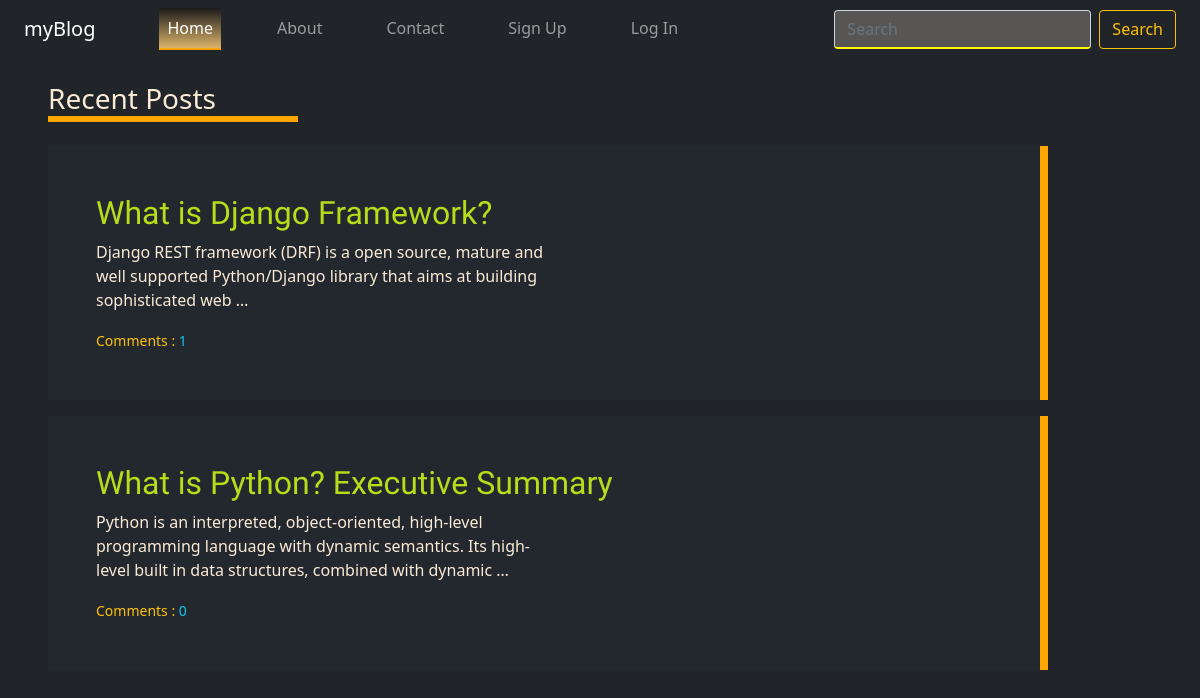
The page / on the database its author committed.
### blog/models.py (models this page shows)
class Post(models.Model):
    author = models.ForeignKey(User, on_delete=models.CASCADE)
    title = models.CharField(max_length=100)
    desc = models.TextField()

### blog/views.py (the view)
# urls.py: path('', views.home, name='home'),
def home(request):
    post = Post.objects.all()
    comment = Comment.objects.all()
    return render(request,'blog/home.html',{'posts':post,'home':'active bb','hsr':'Recent Posts','comments':comment})

### blog/templates/blog/home.html (shortened to what this page needs)
{% extends 'blog/base.html' %}
{% block body %}
<div class="col-sm-10">
    <div class="">
        <h3 class='ms-5 mt-4 bbt mb-4 w-25 '>{{hsr}} {{count}}</h3>
    </div>
    {% for post in posts %}
    <div class="container ms-5 py-5 px-5 w-100 bbr mb-3">
        <h2 class=''>
            <a href="{% url 'blog:detail' post.id %}" class='text-decoration-none tc'>
                {{post.title}}
            </a>
        </h2>
        <p class='w-50'>
            {{post.desc|truncatewords:20}}
        </p>
        <small class='text-warning'>Comments : <spanc class='text-info'>{{post.comments.count}}</span></small>
    </div>
    {% endfor %}
</div>
{% endblock body %}

### blog/static/blog/css/master.css (style rules this page uses)
body { color:antiquewhite; background-color: #212529; }
.bbr { border-right: 8px solid rgb(255, 166, 1); background-color: rgb(34 40 46); }
.bbt { border-bottom: 6px solid rgb(255, 166, 1); }
.tc { color: rgb(184, 219, 26); }
h2 { font-family: 'Charis SIL', serif; }

### rows shown on the page
Post: title "What is Django Framework?", desc "Django REST framework (DRF) is a open source, mature and well supported Python/Django library that aims at building sophisticated web …", comments.count "1"
Post: title "What is Python? Executive Summary", desc "Python is an interpreted, object-oriented, high-level programming language with dynamic semantics. Its high-level built in data structures, combined with dynamic …", comments.count "0"

### other values the page prints
{{ hsr }} "Recent Posts"
